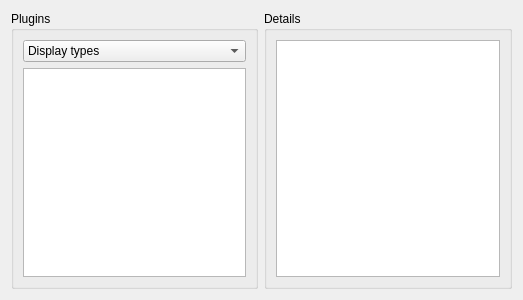
<ui version="4.0" >
 <class>PluginSettings</class>
 <widget class="QWidget" name="PluginSettings" >
  <property name="geometry" >
   <rect>
    <x>0</x>
    <y>0</y>
    <width>523</width>
    <height>300</height>
   </rect>
  </property>
  <layout class="QGridLayout" >
   <item row="0" column="0" >
    <widget class="QGroupBox" name="groupBox" >
     <property name="title" >
      <string>Plugins</string>
     </property>
     <layout class="QGridLayout" >
      <item row="0" column="0" >
       <widget class="QComboBox" name="comboBox" >
        <item>
         <property name="text" >
          <string>Display types</string>
         </property>
        </item>
        <item>
         <property name="text" >
          <string>Tools</string>
         </property>
        </item>
        <item>
         <property name="text" >
          <string>Extensions</string>
         </property>
        </item>
        <item>
         <property name="text" >
          <string>Colors</string>
         </property>
        </item>
       </widget>
      </item>
      <item rowspan="2" row="1" column="0" >
       <widget class="Avogadro::PluginListView" name="listView" />
      </item>
     </layout>
    </widget>
   </item>
   <item row="0" column="1" >
    <widget class="QGroupBox" name="groupBox_2" >
     <property name="title" >
      <string>Details</string>
     </property>
     <layout class="QGridLayout" >
      <item row="0" column="0" >
       <widget class="QTextEdit" name="textEdit" >
        <property name="readOnly" >
         <bool>true</bool>
        </property>
       </widget>
      </item>
     </layout>
    </widget>
   </item>
  </layout>
 </widget>
 <customwidgets>
  <customwidget>
   <class>Avogadro::PluginListView</class>
   <extends>QListView</extends>
   <header>avogadro/pluginlistview.h</header>
  </customwidget>
 </customwidgets>
 <resources/>
 <connections/>
</ui>
